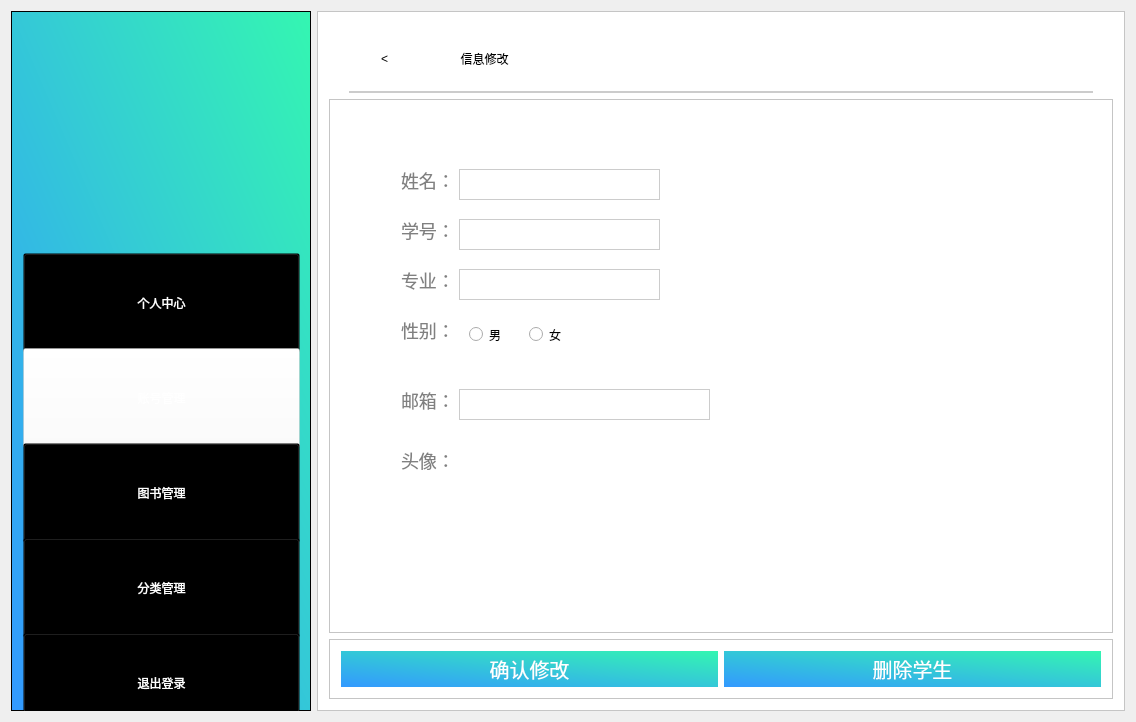
<?xml version="1.0" encoding="UTF-8"?>
<ui version="4.0">
 <class>admin_userupdate</class>
 <widget class="QWidget" name="admin_userupdate">
  <property name="geometry">
   <rect>
    <x>0</x>
    <y>0</y>
    <width>1136</width>
    <height>722</height>
   </rect>
  </property>
  <property name="windowTitle">
   <string>admin_userupdate</string>
  </property>
  <layout class="QHBoxLayout" name="horizontalLayout">
   <item>
    <widget class="QFrame" name="frame">
     <property name="sizePolicy">
      <sizepolicy hsizetype="Fixed" vsizetype="Expanding">
       <horstretch>0</horstretch>
       <verstretch>0</verstretch>
      </sizepolicy>
     </property>
     <property name="minimumSize">
      <size>
       <width>300</width>
       <height>700</height>
      </size>
     </property>
     <property name="styleSheet">
      <string notr="true">
background-color: qlineargradient(spread:pad, x1:0, y1:1, x2:1, y2:0, stop:0 rgba(51, 153, 255,1), stop:1 rgba(52, 246, 177,1));</string>
     </property>
     <property name="frameShape">
      <enum>QFrame::StyledPanel</enum>
     </property>
     <property name="frameShadow">
      <enum>QFrame::Raised</enum>
     </property>
     <widget class="QFrame" name="frame_2">
      <property name="geometry">
       <rect>
        <x>70</x>
        <y>30</y>
        <width>171</width>
        <height>176</height>
       </rect>
      </property>
      <property name="minimumSize">
       <size>
        <width>0</width>
        <height>0</height>
       </size>
      </property>
      <property name="baseSize">
       <size>
        <width>0</width>
        <height>100</height>
       </size>
      </property>
      <property name="styleSheet">
       <string notr="true">image: url(:/Library/images/logo2.png);
background:transparent;</string>
      </property>
      <property name="frameShape">
       <enum>QFrame::StyledPanel</enum>
      </property>
      <property name="frameShadow">
       <enum>QFrame::Raised</enum>
      </property>
     </widget>
     <widget class="QFrame" name="frame_8">
      <property name="geometry">
       <rect>
        <x>0</x>
        <y>230</y>
        <width>301</width>
        <height>491</height>
       </rect>
      </property>
      <property name="styleSheet">
       <string notr="true">background:transparent;</string>
      </property>
      <property name="frameShape">
       <enum>QFrame::StyledPanel</enum>
      </property>
      <property name="frameShadow">
       <enum>QFrame::Raised</enum>
      </property>
      <layout class="QVBoxLayout" name="verticalLayout_6">
       <item>
        <layout class="QVBoxLayout" name="verticalLayout">
         <property name="spacing">
          <number>7</number>
         </property>
         <property name="sizeConstraint">
          <enum>QLayout::SetDefaultConstraint</enum>
         </property>
         <item>
          <widget class="QPushButton" name="btnPersonal">
           <property name="minimumSize">
            <size>
             <width>0</width>
             <height>100</height>
            </size>
           </property>
           <property name="styleSheet">
            <string notr="true">font: 12pt &quot;微软雅黑&quot;;
color:white;
background:transparent;
cursor:pointer;</string>
           </property>
           <property name="text">
            <string>个人中心</string>
           </property>
          </widget>
         </item>
         <item>
          <widget class="QPushButton" name="btnInformationchange">
           <property name="minimumSize">
            <size>
             <width>0</width>
             <height>100</height>
            </size>
           </property>
           <property name="styleSheet">
            <string notr="true">font: 12pt &quot;微软雅黑&quot;;
color:white;
background:transparent;
cursor:pointer;
background-color:rgba(255,255,255,0.4);</string>
           </property>
           <property name="text">
            <string>账号管理</string>
           </property>
          </widget>
         </item>
         <item>
          <widget class="QPushButton" name="btnSearchbook">
           <property name="minimumSize">
            <size>
             <width>0</width>
             <height>100</height>
            </size>
           </property>
           <property name="styleSheet">
            <string notr="true">font: 12pt &quot;微软雅黑&quot;;
color:white;
background:transparent;
cursor:pointer;</string>
           </property>
           <property name="text">
            <string>图书管理</string>
           </property>
          </widget>
         </item>
         <item>
          <widget class="QPushButton" name="pushButton">
           <property name="minimumSize">
            <size>
             <width>0</width>
             <height>100</height>
            </size>
           </property>
           <property name="styleSheet">
            <string notr="true">font: 12pt &quot;微软雅黑&quot;;
color:white;
background:transparent;
cursor:pointer;</string>
           </property>
           <property name="text">
            <string>分类管理</string>
           </property>
          </widget>
         </item>
         <item>
          <widget class="QPushButton" name="btnLogout">
           <property name="minimumSize">
            <size>
             <width>0</width>
             <height>100</height>
            </size>
           </property>
           <property name="styleSheet">
            <string notr="true">font: 12pt &quot;微软雅黑&quot;;
color:white;
background:transparent;
cursor:pointer;</string>
           </property>
           <property name="text">
            <string>退出登录</string>
           </property>
          </widget>
         </item>
        </layout>
       </item>
      </layout>
     </widget>
    </widget>
   </item>
   <item>
    <widget class="QFrame" name="frame_3">
     <property name="styleSheet">
      <string notr="true">background:white;</string>
     </property>
     <property name="frameShape">
      <enum>QFrame::StyledPanel</enum>
     </property>
     <property name="frameShadow">
      <enum>QFrame::Raised</enum>
     </property>
     <layout class="QVBoxLayout" name="verticalLayout_2">
      <item>
       <widget class="QFrame" name="frame_4">
        <property name="sizePolicy">
         <sizepolicy hsizetype="Preferred" vsizetype="Maximum">
          <horstretch>0</horstretch>
          <verstretch>0</verstretch>
         </sizepolicy>
        </property>
        <property name="maximumSize">
         <size>
          <width>16777215</width>
          <height>70</height>
         </size>
        </property>
        <property name="styleSheet">
         <string notr="true">border:2px solid #cccccc;
font: 14pt &quot;微软雅黑&quot;;
border-top:0;
border-left:0;
border-right:0;
margin-left:20px;
margin-right:20px;</string>
        </property>
        <property name="frameShape">
         <enum>QFrame::StyledPanel</enum>
        </property>
        <property name="frameShadow">
         <enum>QFrame::Raised</enum>
        </property>
        <widget class="QPushButton" name="pushButton_2">
         <property name="geometry">
          <rect>
           <x>90</x>
           <y>10</y>
           <width>131</width>
           <height>51</height>
          </rect>
         </property>
         <property name="styleSheet">
          <string notr="true">border:none;
</string>
         </property>
         <property name="text">
          <string>信息修改</string>
         </property>
        </widget>
        <widget class="QPushButton" name="pushButton_6">
         <property name="geometry">
          <rect>
           <x>30</x>
           <y>10</y>
           <width>51</width>
           <height>51</height>
          </rect>
         </property>
         <property name="styleSheet">
          <string notr="true">border:none;</string>
         </property>
         <property name="text">
          <string>&lt;</string>
         </property>
        </widget>
       </widget>
      </item>
      <item>
       <widget class="QFrame" name="frame_5">
        <property name="frameShape">
         <enum>QFrame::StyledPanel</enum>
        </property>
        <property name="frameShadow">
         <enum>QFrame::Raised</enum>
        </property>
        <widget class="QLineEdit" name="lineEdit">
         <property name="geometry">
          <rect>
           <x>70</x>
           <y>70</y>
           <width>61</width>
           <height>31</height>
          </rect>
         </property>
         <property name="styleSheet">
          <string notr="true">color:#808080;
border:none;
font-size:18px;
font-family:&quot;微软雅黑&quot;;
text-align:left;</string>
         </property>
         <property name="text">
          <string>姓名：</string>
         </property>
        </widget>
        <widget class="QLineEdit" name="lineEdit_2">
         <property name="geometry">
          <rect>
           <x>70</x>
           <y>120</y>
           <width>61</width>
           <height>31</height>
          </rect>
         </property>
         <property name="styleSheet">
          <string notr="true">color:#808080;
border:none;
font-size:18px;
font-family:&quot;微软雅黑&quot;;
text-align:left;</string>
         </property>
         <property name="text">
          <string>学号：</string>
         </property>
        </widget>
        <widget class="QLineEdit" name="lineEdit_3">
         <property name="geometry">
          <rect>
           <x>70</x>
           <y>170</y>
           <width>61</width>
           <height>31</height>
          </rect>
         </property>
         <property name="styleSheet">
          <string notr="true">color:#808080;
border:none;
font-size:18px;
font-family:&quot;微软雅黑&quot;;
text-align:left;</string>
         </property>
         <property name="text">
          <string>专业：</string>
         </property>
        </widget>
        <widget class="QLineEdit" name="lineEdit_5">
         <property name="geometry">
          <rect>
           <x>70</x>
           <y>290</y>
           <width>61</width>
           <height>31</height>
          </rect>
         </property>
         <property name="styleSheet">
          <string notr="true">color:#808080;
border:none;
font-size:18px;
font-family:&quot;微软雅黑&quot;;
text-align:left;</string>
         </property>
         <property name="text">
          <string>邮箱：</string>
         </property>
        </widget>
        <widget class="QLineEdit" name="lineEdit_6">
         <property name="geometry">
          <rect>
           <x>70</x>
           <y>350</y>
           <width>61</width>
           <height>31</height>
          </rect>
         </property>
         <property name="styleSheet">
          <string notr="true">color:#808080;
border:none;
font-size:18px;
font-family:&quot;微软雅黑&quot;;
text-align:left;</string>
         </property>
         <property name="text">
          <string>头像：</string>
         </property>
        </widget>
        <widget class="QLineEdit" name="lineEdit_7">
         <property name="geometry">
          <rect>
           <x>130</x>
           <y>70</y>
           <width>201</width>
           <height>31</height>
          </rect>
         </property>
         <property name="styleSheet">
          <string notr="true">border:1px solid #cccccc;
font-size:18px;
font-family:&quot;微软雅黑&quot;;
text-align:left;</string>
         </property>
         <property name="text">
          <string/>
         </property>
        </widget>
        <widget class="QLineEdit" name="lineEdit_8">
         <property name="geometry">
          <rect>
           <x>130</x>
           <y>120</y>
           <width>201</width>
           <height>31</height>
          </rect>
         </property>
         <property name="styleSheet">
          <string notr="true">color:#808080;
border:1px solid #cccccc;
font-size:18px;
font-family:&quot;微软雅黑&quot;;
text-align:left;</string>
         </property>
        </widget>
        <widget class="QLineEdit" name="lineEdit_9">
         <property name="geometry">
          <rect>
           <x>130</x>
           <y>170</y>
           <width>201</width>
           <height>31</height>
          </rect>
         </property>
         <property name="styleSheet">
          <string notr="true">color:#808080;
border:1px solid #cccccc;
font-size:18px;
font-family:&quot;微软雅黑&quot;;
text-align:left;</string>
         </property>
        </widget>
        <widget class="QLineEdit" name="lineEdit_10">
         <property name="geometry">
          <rect>
           <x>130</x>
           <y>290</y>
           <width>251</width>
           <height>31</height>
          </rect>
         </property>
         <property name="styleSheet">
          <string notr="true">color:#808080;
border:1px solid #cccccc;
font-size:18px;
font-family:&quot;微软雅黑&quot;;
text-align:left;</string>
         </property>
        </widget>
        <widget class="QRadioButton" name="radioButton">
         <property name="geometry">
          <rect>
           <x>140</x>
           <y>220</y>
           <width>41</width>
           <height>31</height>
          </rect>
         </property>
         <property name="text">
          <string>男</string>
         </property>
        </widget>
        <widget class="QRadioButton" name="radioButton_2">
         <property name="geometry">
          <rect>
           <x>200</x>
           <y>220</y>
           <width>41</width>
           <height>31</height>
          </rect>
         </property>
         <property name="text">
          <string>女</string>
         </property>
        </widget>
        <widget class="QLineEdit" name="lineEdit_4">
         <property name="geometry">
          <rect>
           <x>70</x>
           <y>220</y>
           <width>61</width>
           <height>31</height>
          </rect>
         </property>
         <property name="styleSheet">
          <string notr="true">color:#808080;
border:none;
font-size:18px;
font-family:&quot;微软雅黑&quot;;
text-align:left;</string>
         </property>
         <property name="text">
          <string>性别：</string>
         </property>
        </widget>
       </widget>
      </item>
      <item>
       <widget class="QFrame" name="frame_6">
        <property name="sizePolicy">
         <sizepolicy hsizetype="Preferred" vsizetype="Maximum">
          <horstretch>0</horstretch>
          <verstretch>0</verstretch>
         </sizepolicy>
        </property>
        <property name="maximumSize">
         <size>
          <width>16777215</width>
          <height>60</height>
         </size>
        </property>
        <property name="frameShape">
         <enum>QFrame::StyledPanel</enum>
        </property>
        <property name="frameShadow">
         <enum>QFrame::Raised</enum>
        </property>
        <layout class="QHBoxLayout" name="horizontalLayout_2">
         <item>
          <widget class="QPushButton" name="pushButton_4">
           <property name="sizePolicy">
            <sizepolicy hsizetype="Minimum" vsizetype="Expanding">
             <horstretch>0</horstretch>
             <verstretch>0</verstretch>
            </sizepolicy>
           </property>
           <property name="styleSheet">
            <string notr="true">color:white;
border:none;
font-size:20px;
font-family:&quot;微软雅黑&quot;;
background-color: qlineargradient(spread:pad, x1:0, y1:1, x2:1, y2:0, stop:0 rgba(51, 153, 255,1), stop:1 rgba(52, 246, 177,1));
padding-top:5;
padding-bottom:5;</string>
           </property>
           <property name="text">
            <string>确认修改</string>
           </property>
          </widget>
         </item>
         <item>
          <widget class="QPushButton" name="pushButton_5">
           <property name="sizePolicy">
            <sizepolicy hsizetype="Minimum" vsizetype="Expanding">
             <horstretch>0</horstretch>
             <verstretch>0</verstretch>
            </sizepolicy>
           </property>
           <property name="styleSheet">
            <string notr="true">color:white;
border:none;
font-size:20px;
font-family:&quot;微软雅黑&quot;;
background-color: qlineargradient(spread:pad, x1:0, y1:1, x2:1, y2:0, stop:0 rgba(51, 153, 255,1), stop:1 rgba(52, 246, 177,1));
padding-top:5;
padding-bottom:5;</string>
           </property>
           <property name="text">
            <string>删除学生</string>
           </property>
          </widget>
         </item>
        </layout>
       </widget>
      </item>
     </layout>
    </widget>
   </item>
  </layout>
 </widget>
 <layoutdefault spacing="6" margin="11"/>
 <resources>
  <include location="library.qrc"/>
 </resources>
 <connections/>
</ui>
